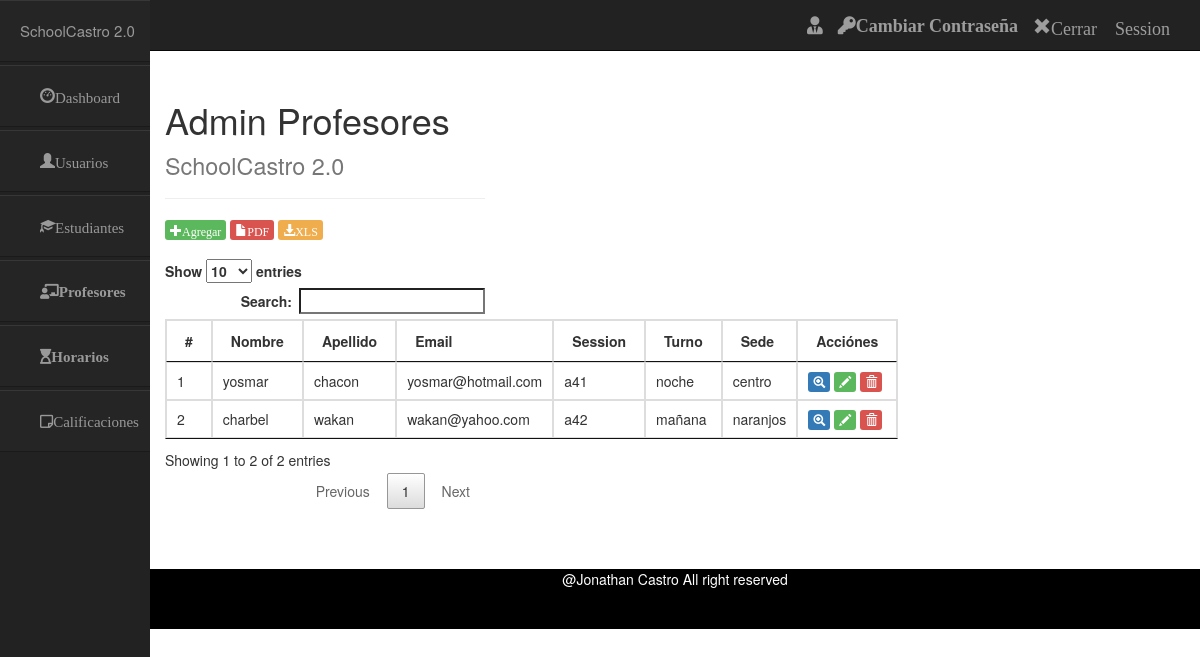
The page /index.php/profesores_controller on the database as committed earlier.
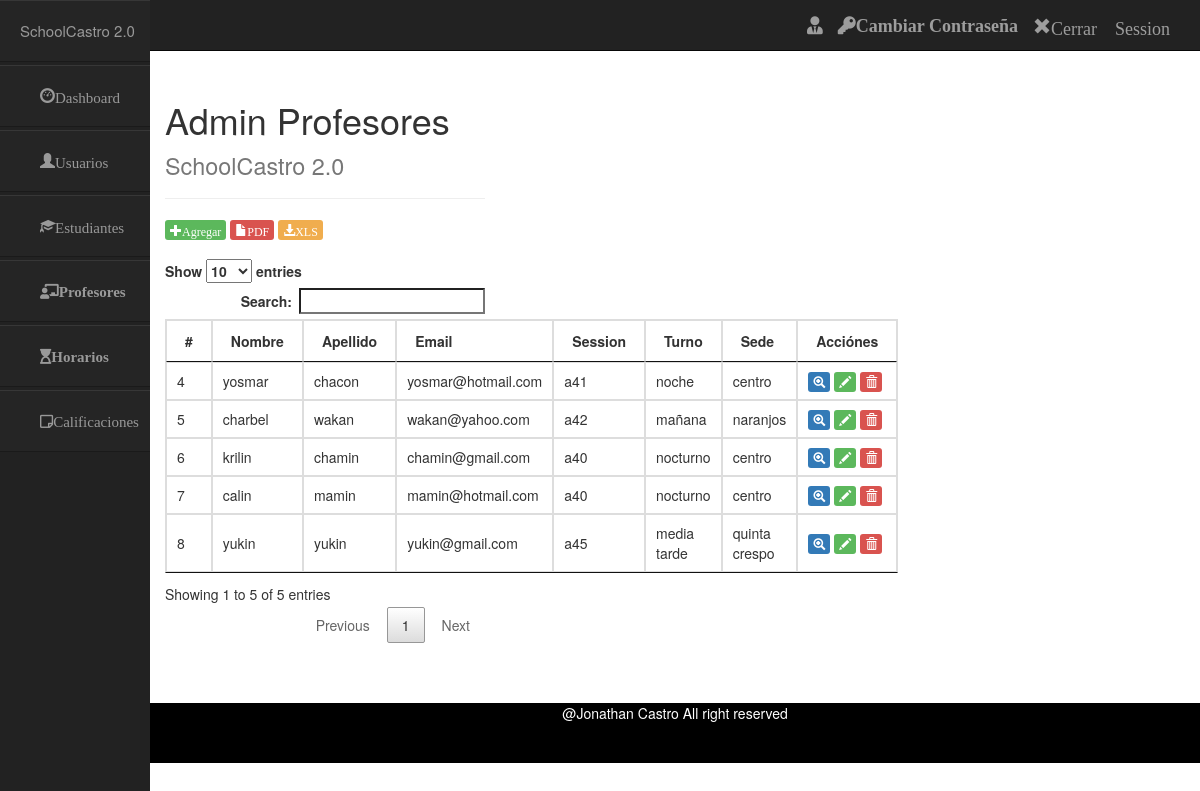
The same page on the database as committed later.
### tables this page shows
CREATE TABLE `profesores` (
  `id` int(50) NOT NULL,
  `nombre` varchar(50) NOT NULL,
  `apellido` varchar(50) NOT NULL,
  `email` varchar(50) NOT NULL,
  `session` varchar(50) NOT NULL,
  `turno` varchar(50) NOT NULL,
  `sede` varchar(50) NOT NULL
);

### application/controllers/Profesores_controller.php (called while the page is built, shortened)
<?php
class Profesores_controller extends CI_Controller {
	public function index()
	{
		$data['usuario'] = $this->session->userdata('usuario');
		$data['contrasena'] = $this->session->userdata('contrasena');
		$data['datos'] = $this->profesores_model->seleccionarProfesores();
		$this->load->view('include/header');
		$this->load->view('include/navbar',$data);
		$this->load->view('include/sidebar');
		$this->load->view('admin/profesores',$data);
		$this->load->view('include/footer');
	}
}

### index.php (called while the page is built, shortened)
<?php
require_once BASEPATH.'core/CodeIgniter.php';

### application/models/Profesores_model.php (called while the page is built, shortened)
<?php
class Profesores_model extends CI_Model {
	public function seleccionarProfesores()
	{
		$sql = "SELECT id,nombre,apellido,email,session,turno,sede
		 from profesores";
		$query = $this->db->query($sql);
		return $query->result();
	}
}

### application/views/admin/profesores.php (the view, shortened to what this page needs)
<br>
<br>
<br>
	<div class="row col-md-4 col-md-offset-4">
		<div class="page-header">
  			<h1>Admin Profesores <small>SchoolCastro 2.0</small></h1>
		</div>
		<div>
			<a ><span class="btn-success btn-xs glyphicon glyphicon-plus" data-toggle="modal" data-target="#login-modal" id="">Agregar</span></a>
			<a  href="<?php echo base_url();?>profesores_controller/reportePPdf"><span class="btn-danger  btn-xs glyphicon glyphicon-file">PDF</span></a>
			<a  href="<?php echo base_url();?>profesores_controller/reportePExcel"><span class="btn-warning  btn-xs glyphicon glyphicon-download-alt">XLS</span></a>
		</div>
		<br>
		<table id="tabla" class="table-responsive table-hover table-bordered" >
	                    <thead>
	                        <tr>
	                            <th >#</th>
	                            <th >Nombre</th>
	                            <th >Apellido</th>
	                            <th >Email</th>
	                            <th >Session</th>
	                            <th >Turno</th>
	                            <th >Sede</th>
	                            <th >Acciónes</th>
			                 </tr>
			               </thead>
			 <tbody>
			<?php
		foreach ($datos as $dato) {
			?>
		<tr>
		<td><?php echo $dato->id ?> </td>
		<td><?php echo $dato->nombre ?> </td>
		<td><?php echo $dato->apellido ?> </td>
		<td><?php echo $dato->email ?> </td>
		<td><?php echo $dato->session ?> </td>
		<td><?php echo $dato->turno ?> </td>
		<td><?php echo $dato->sede ?> </td>
		<td >
		 <a  href="<?php echo base_url("profesores_controller/ver/$dato->nombre") ?>" ><span class="btn-primary btn-xs glyphicon glyphicon-zoom-in" data-toggle="ver" title="Ver"></span></a>
		 <a  href="<?php echo base_url("profesores_controller/editar/$dato->id") ?>" ><span class="btn-success btn-xs glyphicon glyphicon-pencil" data-toggle="editar" title="Editar"></span></a>
		 <a id="eliminar"  href="<?php echo base_url("profesores_controller/eliminar/$dato->id") ?>" ><span class="btn-danger btn-xs glyphicon glyphicon-trash" data-toggle="eliminar" title="Eliminar"></span></a>
		</td>
		</tr>
		<?php
		}
		?>
	</tbody>
</table>
<br>
<br>
<br>
</div>

### application/views/include/header.php (shortened to what this page needs)
<!DOCTYPE html>
<html lang="en">
<head>
	<link rel="stylesheet" type="text/css" href="<?php echo base_url();?>assets/css/bootstrap.min.css">
	<link rel="stylesheet" type="text/css" href="<?php echo base_url();?>assets/css/styles_login.css">
	<link rel="stylesheet" type="text/css" href="<?php echo base_url();?>assets/css/styles_sidebar.css">
	<link rel="stylesheet" type="text/css" href="<?php echo base_url();?>assets/css/styles_footer.css">
	<link rel="stylesheet" type="text/css" href="<?php echo base_url();?>assets/css/styles_modal.css">
	<link rel="stylesheet" type="text/css" href="<?php echo base_url();?>assets/css/fullcalendar.css">
	<link rel="stylesheet" type="text/css" href="<?php echo base_url();?>assets/css/fullcalendar.print.css" media='print'>
 	<link rel="stylesheet" type="text/css" href="<?php echo base_url();?>assets/css/fontawesome-all.css">
	<link rel="stylesheet" type="text/css" href="<?php echo base_url();?>assets/css/jquery-ui.css">
	<link rel="stylesheet" type="text/css" href="<?php echo base_url();?>assets/css/jquery.dataTables.min.css">
</head>
<body>

### application/views/include/navbar.php (shortened to what this page needs)
<nav class="navbar navbar-inverse navbar-fixed-top" role="navigation">
       <div class="container">
           <div class="collapse navbar-collapse" id="bs-example-navbar-collapse-1">
               <ul class="nav navbar-nav navbar-right">
                   <li>
                        <a class="navbar-brand fas fa-user-tie"><?php echo $usuario; ?></a>
                   </li>
                   <li>
                        <a class="navbar-brand fas fa-key" href="<?php echo base_url();?>login_controller/adminPass">Cambiar Contraseña</a>
                   </li>
                    <li>
                        <a class="navbar-brand glyphicon glyphicon-remove" href="<?php echo base_url();?>login_controller/cerrarSession">Cerrar Session</a>
                   </li>
               </ul>
           </div>
       </div>
   </nav>

### application/views/include/sidebar.php
<div id="wrapper" class="active">
      <div id="sidebar-wrapper">
      <ul id="sidebar_menu" class="sidebar-nav">
           <li class="sidebar-brand"><a id="menu-toggle" href="#">SchoolCastro 2.0</a></li>
      </ul>
        <ul class="sidebar-nav" id="sidebar">
                    <li class="sidebar-brand">
                        <a href="<?php echo base_url();?>dashboard_controller">
                            <span class="glyphicon glyphicon-dashboard" >Dashboard</span>
                        </a>
                    </li>
                    <li class="sidebar-brand">
                        <a href="<?php echo base_url();?>usuarios_controller">
                            <span class="glyphicon glyphicon-user">Usuarios</span>
                        </a>
                    </li>
                    <li class="sidebar-brand">
                        <a href="<?php echo base_url();?>estudiantes_controller">
                            <span class="glyphicon glyphicon-education">Estudiantes</span>
                        </a>
                    </li>
                      <li class="sidebar-brand">
                        <a href="<?php echo base_url();?>profesores_controller">
                            <span class="fas fa-chalkboard-teacher">Profesores</span>
                        </a>
                      </li>
                      <li class="sidebar-brand">
                        <a href="<?php echo base_url();?>horarios_controller">
                            <span class="fas fa-hourglass-start">Horarios</span>
                        </a>
                      </li>
                        <li class="sidebar-brand">
                        <a href="<?php echo base_url();?>calificaciones_controller">
                            <span class="far fa-sticky-note"">Calificaciones</span>
                        </a>
                      </li>
        </ul>
      </div>

### application/views/include/footer.php (shortened to what this page needs)
	<div class="footer  col-md-12  text-center">
		<footer>@Jonathan Castro All right reserved</footer>
	</div>
</body>
</html>

### assets/css/styles_sidebar.css (style rules this page uses)
.row { margin-left:0px; margin-right:0px; }
#wrapper { padding-left: 70px; transition: all .4s ease 0s; height: 100% }
#sidebar-wrapper { margin-left: -150px; left: 70px; width: 150px; background: #222; position: fixed; height: 100%; z-index: 10000; transition: all .4s ease 0s; }
.sidebar-nav { display: block; float: left; width: 150px; list-style: none; margin: 0; padding: 0; }
#wrapper.active { padding-left: 150px; }
#wrapper.active #sidebar-wrapper { left: 150px; }
#sidebar_menu li a, .sidebar-nav li a { color: #999; display: block; float: left; text-decoration: none; width: 150px; background: #252525; border-top: 1px solid #373737; border-bottom: 1px solid #1A1A1A; -webkit-transition: background .5s; -moz-transition: background .5s; -o-transition: background .5s; -ms-transition: background .5s; transition: background .5s; }
.sidebar-nav li { line-height: 40px; text-indent: 20px; }
.sidebar-nav li a { color: #999999; display: block; text-decoration: none; }
.sidebar-nav > .sidebar-brand { height: 65px; line-height: 60px; font-size: 15px; }
.sidebar-nav > .sidebar-brand a { color: #999999; }

### assets/css/styles_footer.css (style rules this page uses)
.footer { background-color: black; color: white; padding-bottom: 40px; }

Rows that differ between the two databases and show on the page:
removed profesores: id "1", nombre "yosmar", apellido "chacon", email "yosmar@hotmail.com", session "a41", turno "noche", sede "centro"
removed profesores: id "2", nombre "charbel", apellido "wakan", email "wakan@yahoo.com", session "a42", turno "mañana", sede "naranjos"
added profesores: id "4", nombre "yosmar", apellido "chacon", email "yosmar@hotmail.com", session "a41", turno "noche", sede "centro"
added profesores: id "5", nombre "charbel", apellido "wakan", email "wakan@yahoo.com", session "a42", turno "mañana", sede "naranjos"
added profesores: id "6", nombre "krilin", apellido "chamin", email "chamin@gmail.com", session "a40", turno "nocturno", sede "centro"
added profesores: id "7", nombre "calin", apellido "mamin", email "mamin@hotmail.com", session "a40", turno "nocturno", sede "centro"
added profesores: id "8", nombre "yukin", apellido "yukin", email "yukin@gmail.com", session "a45", turno "media tarde", sede "quinta crespo"
Other text that changed with them:
text written by a page script: "Show entries Search: Showing 1 to 2 of 2 entries Previous 1 Next" → "Show entries Search: Showing 1 to 5 of 5 entries Previous 1 Next"
